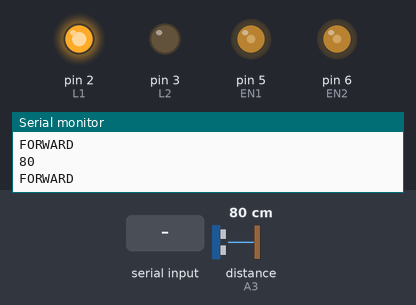
A sketch run on a simulated Arduino Uno, built with avr-gcc and run on an emulated ATmega328P. Shown: output pins drawn as LEDs (lit = HIGH), the last lines printed to the serial monitor. The inputs (shaded band) are chosen by the test bench; at power-on: distance to the obstacle (sensor on A3) 80 cm. Pins used as bus, display or sensor lines are not drawn.

Above: at 1.2 s.
1.3 s: distance to the obstacle (sensor on A3) set to 27 cm
2.8 s: distance to the obstacle (sensor on A3) set to 21 cm
At 3.2 s:
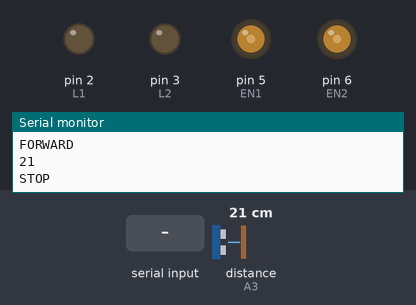
5.8 s: distance to the obstacle (sensor on A3) set to 35 cm
At 5.8 s:
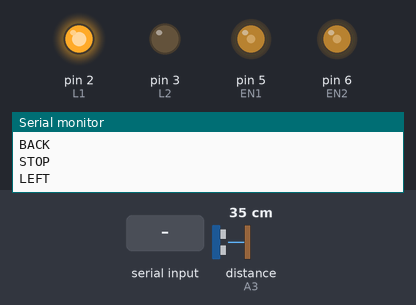
8.8 s: "B" received over Serial
At 9.0 s:
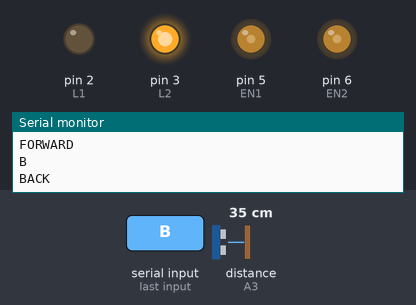
10.6 s: distance to the obstacle (sensor on A3) set to 2 cm
At 11.0 s:
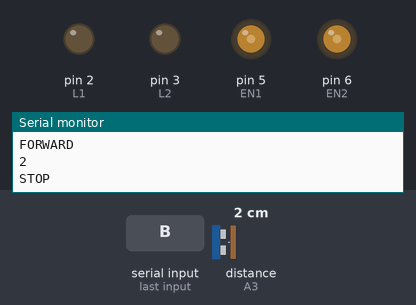
Timing chart, 0 to 14.6 s (numbered marks = the images above; inputs shaded):
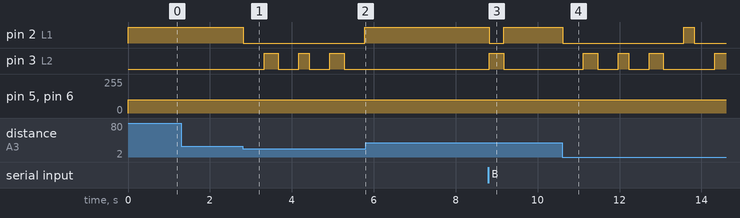

Measured:
- the behaviour switches between 25 and 24 cm on distance to the obstacle (sensor on A3) (found by bisection; images 0 and 1)
- after the input at 2.8 s, pin 2 (L1): HIGH → LOW at once, → HIGH 3.0 s later; pin 3 (L2): goes HIGH 0.35 s, LOW 0.50 s, HIGH 0.25 s, LOW 0.50 s, HIGH 0.35 s, then LOW, starting after 0.52 s
- after the input at 5.8 s, pin 2 (L1): stays HIGH (without the input it goes to LOW after 0.23 s); pin 3 (L2): stops changing and stays LOW
- after the input at 8.8 s, pin 2 (L1): HIGH → LOW at once, → HIGH 0.36 s later; pin 3 (L2): LOW → HIGH at once, → LOW 0.36 s later
- after the input at 10.6 s, pin 2 (L1): HIGH → LOW at once, → HIGH 3.0 s later, → LOW 0.25 s later; pin 3 (L2): goes HIGH 0.35 s, LOW 0.50 s, HIGH 0.25 s, LOW 0.50 s, HIGH 0.35 s, LOW 1.3 s, then HIGH, starting after 0.52 s

The sketch:

TIPNo-05_ARDUINO.ino
```cpp
#include<UltraDistSensor.h>

#define L1 2
#define L2 3
#define R1 4
#define R2 7
#define EN1 5
#define EN2 6

UltraDistSensor mysensor;
int distance;
const int km = 100;
int minDistance = 25;
int r = 0;
char value;

void forward() {
  analogWrite(EN1, km);
  analogWrite(EN2, km);
  digitalWrite(L2, LOW);
  digitalWrite(R2, LOW);
  digitalWrite(L1, HIGH);
  digitalWrite(R1, HIGH);
  Serial.println("FORWARD");
}

void backward() {
  analogWrite(EN1, km);
  analogWrite(EN2, km);
  digitalWrite(L2, HIGH);
  digitalWrite(R2, HIGH);
  digitalWrite(L1, LOW);
  digitalWrite(R1, LOW);
  Serial.println("BACK");
  delay(350);
}

void right() {
  analogWrite(EN1, km);
  analogWrite(EN2, km);
  digitalWrite(L2, HIGH);
  digitalWrite(R2, LOW);
  digitalWrite(L1, LOW);
  digitalWrite(R1, HIGH);
  Serial.println("RIGHT");
  delay(250);
}

void left() {
  analogWrite(EN1, km);
  analogWrite(EN2, km);
  digitalWrite(L2, LOW);
  digitalWrite(R2, HIGH);
  digitalWrite(L1, HIGH);
  digitalWrite(R1, LOW);
  Serial.println("LEFT");
  delay(250);
}

void Stop() {
  digitalWrite(L2, LOW);
  digitalWrite(R2, LOW);
  digitalWrite(L1, LOW);
  digitalWrite(R1, LOW);
  Serial.println("STOP");
  delay(500);
}

void obstacle() {
  distance = mysensor.distanceInCm();
  Serial.println(distance);
  if (distance < minDistance) {
    Stop();
    backward();
    Stop();
    if (r == 0) {
      right();
      r = 1;
    }
    else {
      left();
      r = 0;
    }
    obstacle();
  }
  else {
    forward();
  }
}

void setup() {
  Serial.begin(9600);
  pinMode(EN1, OUTPUT);
  pinMode(EN2, OUTPUT);
  pinMode(L1, OUTPUT);
  pinMode(R1, OUTPUT);
  pinMode(L2, OUTPUT);
  pinMode(R2, OUTPUT);
  mysensor.attach(A2, A3);
  Serial.println("Car Started!");
}

void loop() {
  if (Serial.available() > 0) {
    value = Serial.read();
    Serial.println(value);
    if (value == 'F') forward();
    else if (value == 'B') backward();
    else if (value == 'L') left();
    else if (value == 'R') right();
    else if (value == 'S') Stop();
  }
  else {
    obstacle();
  }
}
```
